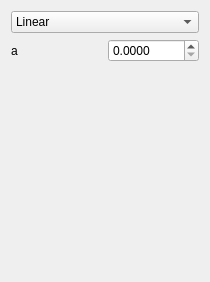
<?xml version="1.0" encoding="UTF-8"?>
<ui version="4.0">
 <class>QtSulfideDetoxificationFunctionWidget</class>
 <widget class="QWidget" name="QtSulfideDetoxificationFunctionWidget">
  <property name="geometry">
   <rect>
    <x>0</x>
    <y>0</y>
    <width>210</width>
    <height>282</height>
   </rect>
  </property>
  <property name="windowTitle">
   <string>Form</string>
  </property>
  <layout class="QGridLayout" name="gridLayout">
   <item row="0" column="0" colspan="2">
    <widget class="QComboBox" name="box_type">
     <item>
      <property name="text">
       <string>Linear</string>
      </property>
     </item>
    </widget>
   </item>
   <item row="1" column="1">
    <widget class="QDoubleSpinBox" name="box_a">
     <property name="decimals">
      <number>4</number>
     </property>
     <property name="maximum">
      <double>1000.000000000000000</double>
     </property>
     <property name="singleStep">
      <double>0.100000000000000</double>
     </property>
    </widget>
   </item>
   <item row="1" column="0">
    <widget class="QLabel" name="label_a">
     <property name="text">
      <string>a</string>
     </property>
    </widget>
   </item>
   <item row="3" column="0" colspan="2">
    <widget class="QLabel" name="label">
     <property name="text">
      <string/>
     </property>
     <property name="pixmap">
      <pixmap resource="ToolMutualismBreakdowner.qrc">:/images/SulfideDetoxificationSmall.jpg</pixmap>
     </property>
     <property name="alignment">
      <set>Qt::AlignCenter</set>
     </property>
    </widget>
   </item>
   <item row="2" column="0">
    <spacer name="verticalSpacer">
     <property name="orientation">
      <enum>Qt::Vertical</enum>
     </property>
     <property name="sizeHint" stdset="0">
      <size>
       <width>20</width>
       <height>40</height>
      </size>
     </property>
    </spacer>
   </item>
  </layout>
 </widget>
 <resources>
  <include location="ToolMutualismBreakdowner.qrc"/>
 </resources>
 <connections/>
</ui>
